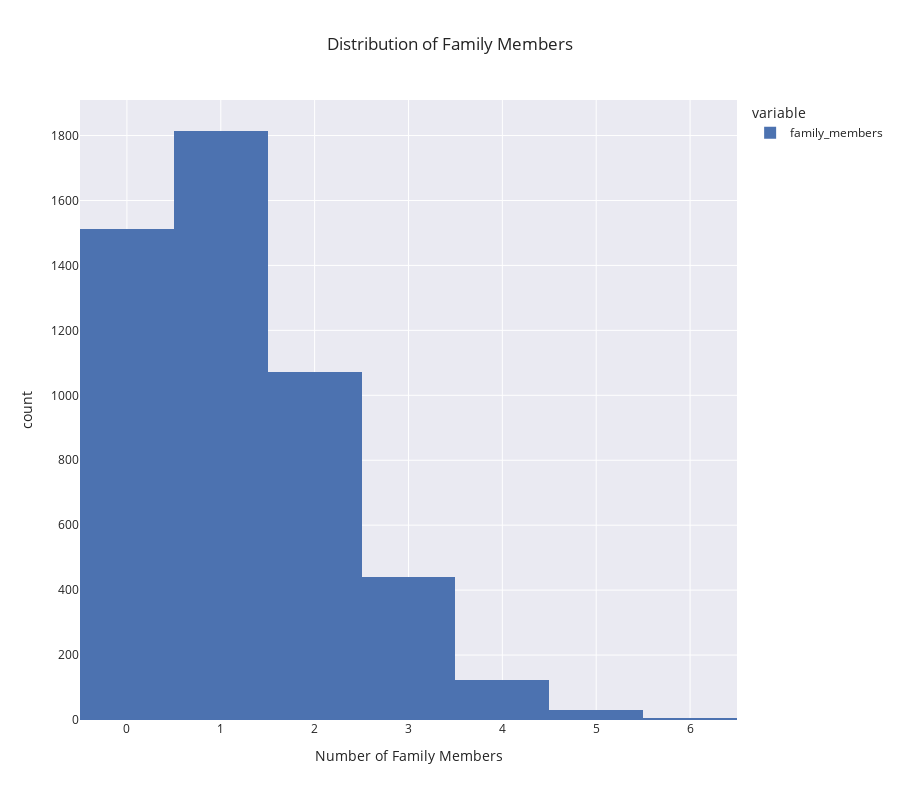

Notebook source saved alongside this figure:
### Markdown cell above
Income is normally distributed around the mean of $40,000. Income rages from $5,300 to $79,000.

### Code cell
# distribution of family members
px.histogram(df.family_members, title='Distribution of Family Members', template='seaborn', height=800, labels={'value': 'Number of Family Members'})

### Figure 1 — Plotly figure (JSON) as saved in the notebook; plotly's stock layout.template omitted (floating-point values rounded to 4 significant figures; data arrays with more than 128 entries replaced by an {"elided": "..."} marker saying what was removed)
{"data": [{"alignmentgroup": "True", "bingroup": "x", "hovertemplate": "variable=family_members<br>Number of Family Members=%{x}<br>count=%{y}<extra></extra>", "legendgroup": "family_members", "marker": {"color": "rgb(76,114,176)", "pattern": {"shape": ""}}, "name": "family_members", "offsetgroup": "family_members", "orientation": "v", "showlegend": true, "type": "histogram", "x": {"elided": "5000 int values"}, "xaxis": "x", "yaxis": "y"}], "layout": {"barmode": "relative", "height": 800, "legend": {"title": {"text": "variable"}, "tracegroupgap": 0}, "title": {"text": "Distribution of Family Members"}, "xaxis": {"anchor": "y", "domain": [0, 1], "title": {"text": "Number of Family Members"}}, "yaxis": {"anchor": "x", "domain": [0, 1], "title": {"text": "count"}}}}
